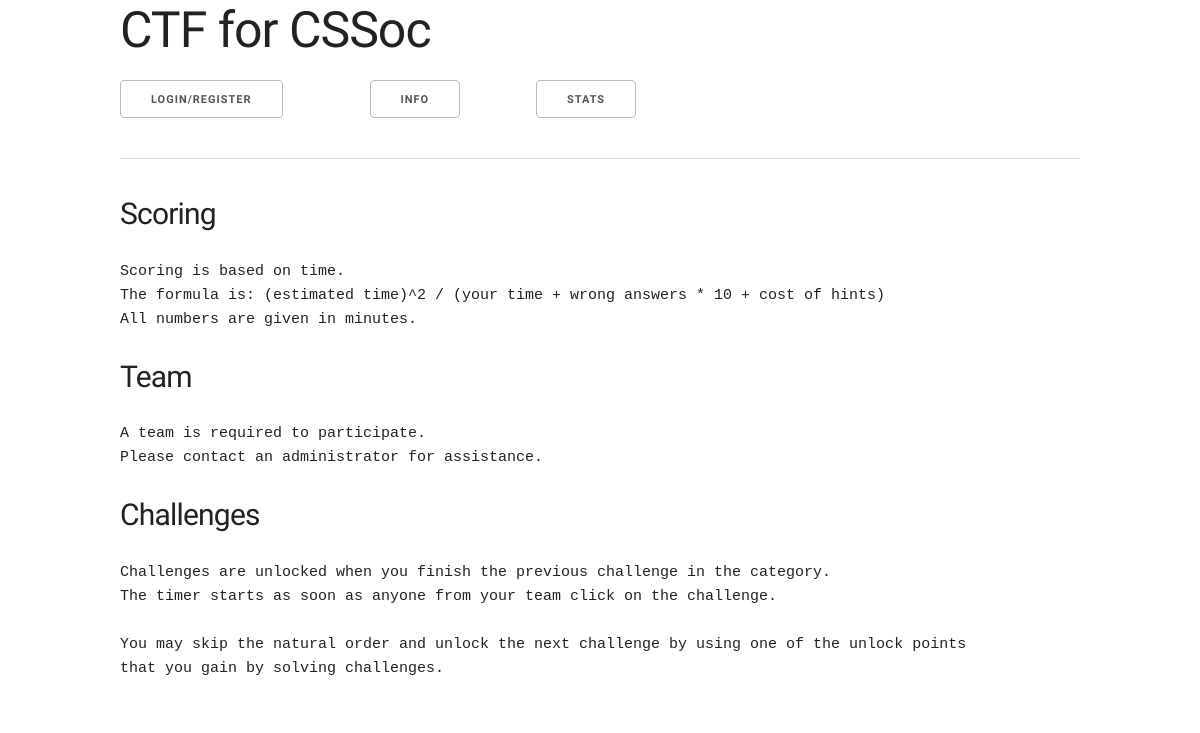
The app's page /info/ with its own data.
### info/models.py (models this page shows, shortened)
class InfoPost(models.Model):
    title = models.CharField(max_length = 50)
    content = models.TextField()
    base = 'base.html'

### info/views.py (the view)
class InfoPostListView(ListView):
    model = InfoPost
    template_name = 'info/infoPost.html'
    def get_context_data(self, **kwargs):
        context = super(InfoPostListView, self).get_context_data(**kwargs)
        context['base'] = 'base.html'
        context['user'] = self.request.user
        return context

### info/templates/info/infoPost.html (shortened to what this page needs)
{% extends base %}
{% block body %}
{% for info in object_list %}
	<h4>{{ info.title }}</h4>
	<p><pre>{{ info.content | safe }}</pre></p>
{% endfor %}
{% endblock %}

### challenges/static/skeleton.css (style rules this page uses)
html { font-size: 62.5%; }
body { font-size: 1.5em; line-height: 1.6; font-weight: 400; font-family: "Raleway", "HelveticaNeue", "Helvetica Neue", Helvetica, Arial, sans-serif; color: #222; }
h1, h2, h3, h4, h5, h6 { margin-top: 0; margin-bottom: 2rem; font-weight: 300; }
h4 { font-size: 2.4rem; line-height: 1.35; letter-spacing: -.08rem; }
@media (min-width: 550px) { h4 { font-size: 3.0rem; } }
p { margin-top: 0; }
pre, blockquote, dl, figure, table, p, ul, ol, form { margin-bottom: 2.5rem; }

### records on screen
InfoPost: title "Scoring", content "Scoring is based on time. The formula is: (estimated time)^2 / (your time + wrong answers * 10 + cost of hints) All numbers are given in minutes."
InfoPost: title "Team", content "A team is required to participate. Please contact an administrator for assistance."
InfoPost: title "Challenges", content "Challenges are unlocked when you finish the previous challenge in the category. The timer starts as soon as anyone from your team click on the challenge. You may skip the natural order and unlock the next challenge by using one of the unlock points that you gain by solving challenges."
